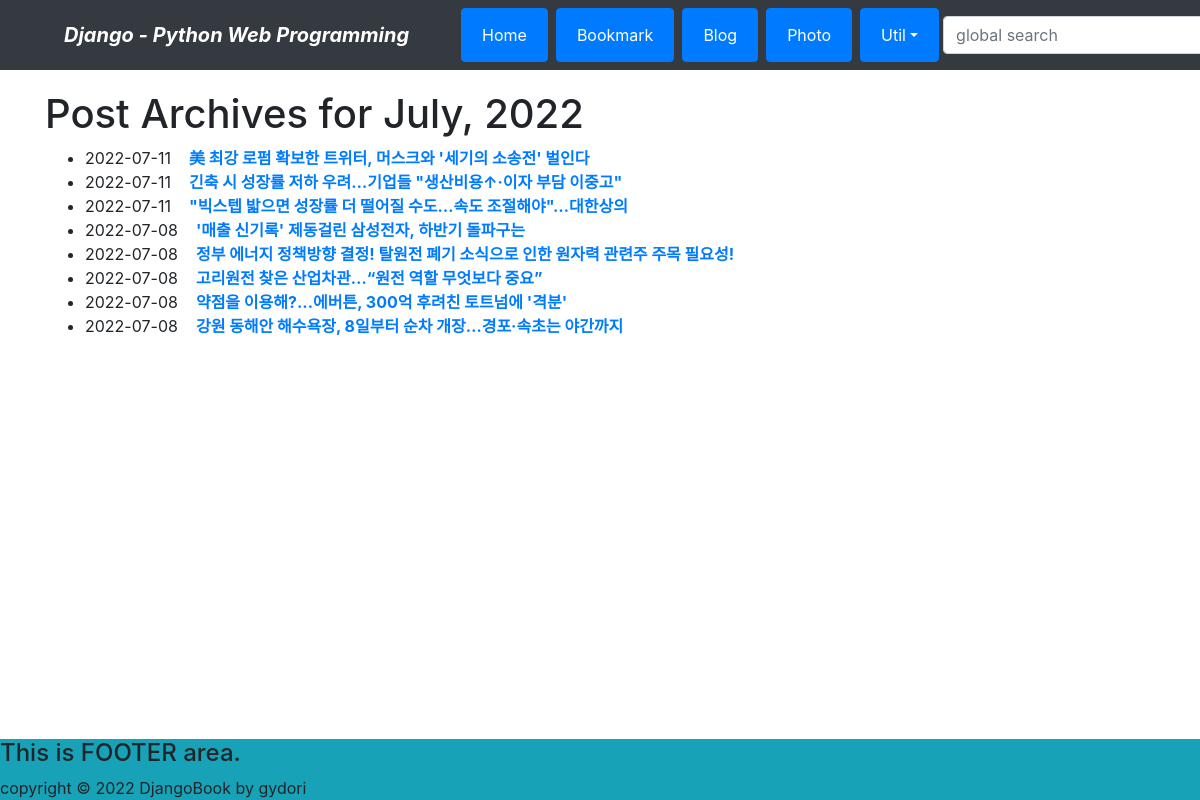
The app's page /blog/archive/2022/jul/ with its own data.
### blog/models.py (models this page shows, shortened)
class Post(models.Model):
    title = models.CharField(verbose_name='TITLE', max_length=50)
    slug = models.SlugField('SLUG', max_length=50, unique=True, allow_unicode=True, help_text='one word for title alies.')
    description = models.CharField('DESCRIPTION', max_length=100, blank=True, help_text='simple description text.')
    content = models.TextField('CONTENT')
    create_dt = models.DateTimeField('CREATE DATE', auto_now_add=True)
    modify_dt = models.DateTimeField('MODIFY DATE', auto_now=True)
    class Meta:
        verbose_name = 'post'
        verbose_name_plural = 'posts'
        db_table = 'blog_posts'       # 디폴트 값 : 앱명_모델클래스명
        ordering = ('-modify_dt',)    # 정렬 (날짜순)
    def get_absolute_url(self):
        return reverse('blog:post_detail', args=(self.slug,))

### blog/views.py (the view)
# urls.py: path('archive/<int:year>/<str:month>/', views.PostMAV.as_view(), name = 'post_month_archive'),
class PostMAV(MonthArchiveView):
    model = Post
    date_field = 'modify_dt'

### blog/templates/blog/post_archive_month.html (shortened to what this page needs)
{% extends "base.html" %}
{% block content %}
<h1>Post Archives for {{ month|date:"N, Y" }}</h1>
<ul>
    {% for post in object_list %}
    <li>{{ post.modify_dt|date:"Y-m-d" }}&nbsp;&nbsp;&nbsp;
    <a href="{{ post.get_absolute_url }}"><strong>{{ post.title }}</strong></a></li>
    {% endfor %}
</ul>
{% endblock %}
{% block footer %}
<footer class="fixed-bottom bg-info">
    <h4>This is FOOTER area.</h4>
    copyright &copy; 2022 DjangoBook by gydori
</footer>
{% endblock %}

### records on screen
Post: modify_dt "2022-07-11", title "美 최강 로펌 확보한 트위터, 머스크와 '세기의 소송전' 벌인다"
Post: modify_dt "2022-07-11", title "긴축 시 성장률 저하 우려…기업들 \"생산비용↑·이자 부담 이중고\""
Post: modify_dt "2022-07-11", title "\"빅스텝 밟으면 성장률 더 떨어질 수도…속도 조절해야\"…대한상의"
Post: modify_dt "2022-07-08", title "'매출 신기록' 제동걸린 삼성전자, 하반기 돌파구는"
Post: modify_dt "2022-07-08", title "정부 에너지 정책방향 결정! 탈원전 폐기 소식으로 인한 원자력 관련주 주목 필요성!"
Post: modify_dt "2022-07-08", title "고리원전 찾은 산업차관…“원전 역할 무엇보다 중요”"
Post: modify_dt "2022-07-08", title "약점을 이용해?...에버튼, 300억 후려친 토트넘에 '격분'"
Post: modify_dt "2022-07-08", title "강원 동해안 해수욕장, 8일부터 순차 개장…경포·속초는 야간까지"

### other values on screen
{{ month|date:"N, Y" }} "July, 2022"
